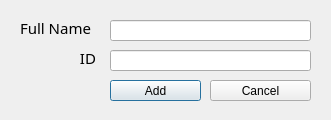
<?xml version="1.0" encoding="UTF-8"?>
<ui version="4.0">
 <class>AddDialog</class>
 <widget class="QDialog" name="AddDialog">
  <property name="windowModality">
   <enum>Qt::ApplicationModal</enum>
  </property>
  <property name="geometry">
   <rect>
    <x>0</x>
    <y>0</y>
    <width>331</width>
    <height>120</height>
   </rect>
  </property>
  <property name="sizePolicy">
   <sizepolicy hsizetype="Fixed" vsizetype="Fixed">
    <horstretch>0</horstretch>
    <verstretch>0</verstretch>
   </sizepolicy>
  </property>
  <property name="windowTitle">
   <string>Dialog</string>
  </property>
  <widget class="QLabel" name="label_2">
   <property name="geometry">
    <rect>
     <x>10</x>
     <y>20</y>
     <width>81</width>
     <height>16</height>
    </rect>
   </property>
   <property name="font">
    <font>
     <family>Trebuchet MS</family>
     <pointsize>11</pointsize>
    </font>
   </property>
   <property name="text">
    <string>Full Name</string>
   </property>
   <property name="textFormat">
    <enum>Qt::PlainText</enum>
   </property>
   <property name="alignment">
    <set>Qt::AlignRight|Qt::AlignTrailing|Qt::AlignVCenter</set>
   </property>
  </widget>
  <widget class="QLineEdit" name="editFullname">
   <property name="geometry">
    <rect>
     <x>110</x>
     <y>20</y>
     <width>201</width>
     <height>21</height>
    </rect>
   </property>
  </widget>
  <widget class="QLabel" name="label_3">
   <property name="geometry">
    <rect>
     <x>80</x>
     <y>50</y>
     <width>16</width>
     <height>16</height>
    </rect>
   </property>
   <property name="font">
    <font>
     <family>Trebuchet MS</family>
     <pointsize>11</pointsize>
    </font>
   </property>
   <property name="text">
    <string>ID</string>
   </property>
   <property name="textFormat">
    <enum>Qt::PlainText</enum>
   </property>
   <property name="alignment">
    <set>Qt::AlignRight|Qt::AlignTrailing|Qt::AlignVCenter</set>
   </property>
  </widget>
  <widget class="QLineEdit" name="editId">
   <property name="geometry">
    <rect>
     <x>110</x>
     <y>50</y>
     <width>201</width>
     <height>21</height>
    </rect>
   </property>
  </widget>
  <widget class="QPushButton" name="pushAdd">
   <property name="geometry">
    <rect>
     <x>110</x>
     <y>80</y>
     <width>91</width>
     <height>21</height>
    </rect>
   </property>
   <property name="mouseTracking">
    <bool>true</bool>
   </property>
   <property name="text">
    <string>Add</string>
   </property>
  </widget>
  <widget class="QPushButton" name="pushCancel">
   <property name="geometry">
    <rect>
     <x>210</x>
     <y>80</y>
     <width>101</width>
     <height>21</height>
    </rect>
   </property>
   <property name="text">
    <string>Cancel</string>
   </property>
  </widget>
 </widget>
 <resources/>
 <connections>
  <connection>
   <sender>pushCancel</sender>
   <signal>clicked()</signal>
   <receiver>AddDialog</receiver>
   <slot>close()</slot>
   <hints>
    <hint type="sourcelabel">
     <x>250</x>
     <y>115</y>
    </hint>
    <hint type="destinationlabel">
     <x>169</x>
     <y>73</y>
    </hint>
   </hints>
  </connection>
 </connections>
</ui>
